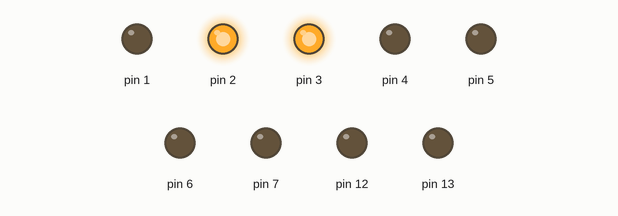
This sketch was run on a simulated Arduino Uno, built with avr-gcc and run on an emulated ATmega328P. Shown: output pins drawn as LEDs (lit = HIGH).

Above: at 0.1 s.
At 0.5 s:
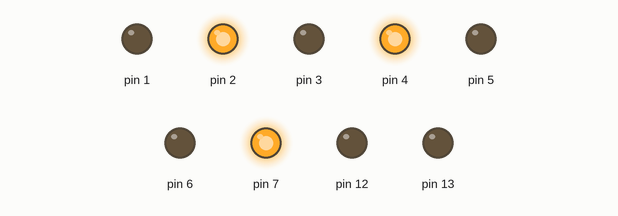
At 0.9 s:
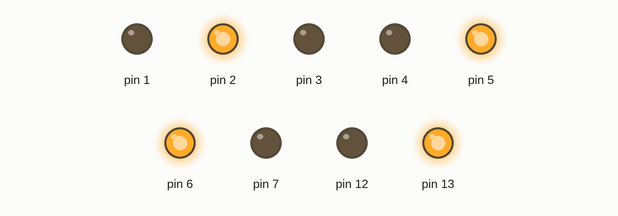
At 1.3 s:
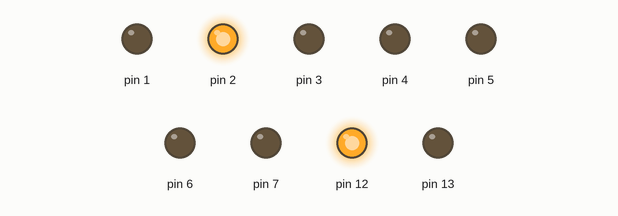
At 1.9 s:
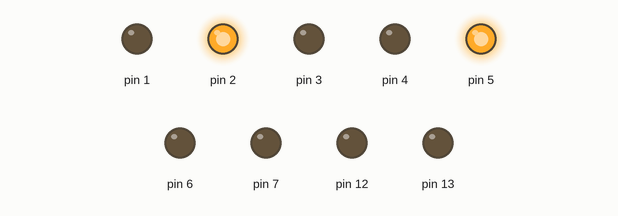
At 2.7 s:
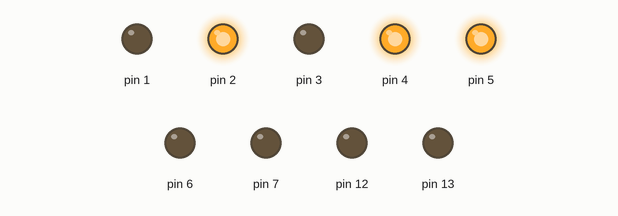
Timing chart, 0 to 3.0 s (numbered marks = the images above):
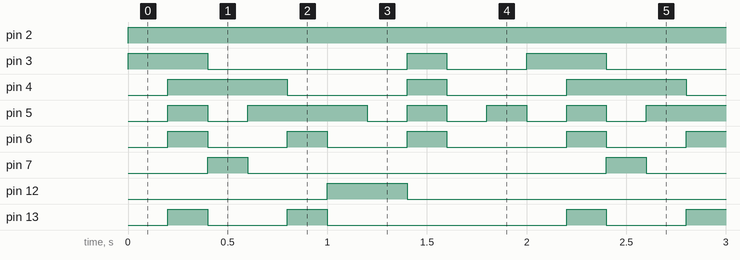

The sketch:

single_seven_segment_control.ino
```cpp
// #define
bool COM_ANODE = 0;
const uint8_t sevsegNumbers[10] = {
  0xFC,  // Angka 0
  0x60,  // Angka 1
  0xDA,  // Angka 2
  0xF2,  // Angka 3
  0x66,  // Angka 4
  0xB6,  // Angka 5
  0xBE,  // Angka 6
  0xE0,  // Angka 7
  0xFE,  // Angka 8
  0xF6,  // Angka 9
};

bool comAnode(bool sst = 1) {
  return COM_ANODE = sst;
}
uint8_t SPLIT_LSB(uint8_t n = 9) {
  // val = (sevsegNumbers[n] & ~(3 << 6)) << 2;
  uint8_t val = sevsegNumbers[n];
  if (COM_ANODE) {
    val = (~val & ~(3 << 6)) << 2;
  } else {
    val = (val & ~(3 << 6)) << 2;
  }
  return val;
}

uint8_t SPLIT_MSB(uint8_t n = 9) {
  uint8_t val = sevsegNumbers[n];
  if (COM_ANODE==1) {
    val = ~val ;
    val &= 0xc0 ;
    val >>=2 ;
  } else {
    val = (val >> 6) << 4;
  }
  return val;
}

// void sevsegPin(a,b,c,d,e,f,g,dl);{

// }

void setNumberSeq(uint8_t awal = 0, uint8_t akhir = 9, uint8_t speed = 10) {
  // PORTB = (sevsegNumbers[ii-1] >> 6)<<4 ;//MSB
  if (speed == 0) { speed += 10; }
  for (uint8_t ii = awal; ii <= akhir; ii++) {
    PORTB = SPLIT_MSB(ii);
    // Serial.println(SPLIT_MSB(ii), HEX);
    PORTD = SPLIT_LSB(ii);
    // Serial.println(SPLIT_LSB(ii), HEX);
    delay(2000 / speed);
  }
}

// void setNumber(uint8_t num = 9 ){
// splitBin(num);
// }

void setup() {
  // Serial.begin(9600);
  // DDRD |= 0b11111110;
  // DDRB |= 0b00110000;
  DDRD |= 0xFE;
  DDRB |= 0x30;
  PORTD |= 0x02;
  comAnode(1);
  // Serial.println(SPLIT_LSB(4), BIN);
}


void loop() {
  // for (uint8_t ii = 1; ii <= 10; ii++) {
  //   PORTB |= 0x00;
  //   // delay(100*i*i);
  // }
  // // splitBin();
  // delay(1000);

  // setNumberSeq();
  // delay(100);
  // Serial.println(SPLIT_LSB(),HEX);
  // Serial.println(SPLIT_LSB());
  // SPLIT_LSB();
  // delay(1000);
  setNumberSeq();
  // delay(1000);
}
```

Measured:
- by itself, pin 2: LOW → HIGH at 0.00 s
- by itself, pin 3: repeats every 2.0 s: LOW 1.0 s, HIGH 0.20 s, LOW 0.40 s, HIGH 0.40 s
- by itself, pin 4: repeats every 2.0 s: LOW 0.60 s, HIGH 0.20 s, LOW 0.60 s, HIGH 0.60 s
- by itself, pin 5: repeats every 2.0 s: LOW 0.20 s, HIGH 0.60 s, 3 × (LOW 0.20 s, HIGH 0.20 s)
- by itself, pin 6: repeats every 2.0 s: 2 × (LOW 0.40 s, HIGH 0.20 s), LOW 0.60 s, HIGH 0.20 s
- by itself, pin 7: alternates HIGH for 0.20 s and LOW for 1.8 s
- by itself, pin 12: alternates HIGH for 0.40 s and LOW for 1.6 s
- by itself, pin 13: repeats every 2.0 s: LOW 0.40 s, HIGH 0.20 s, LOW 1.2 s, HIGH 0.20 s
